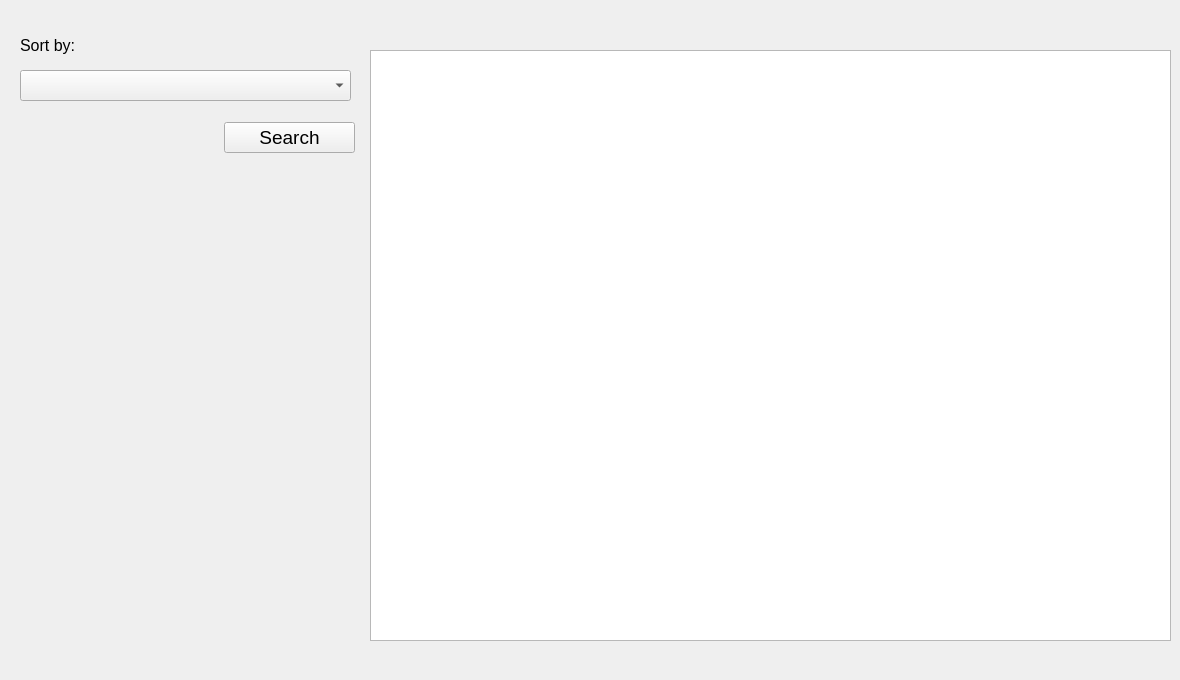
            <widget class="QWidget" name="DisplayListsTab">
             <attribute name="title">
              <string>Display Lists</string>
             </attribute>
             <widget class="QPushButton" name="pushButton_2">
              <property name="geometry">
               <rect>
                <x>224</x>
                <y>122</y>
                <width>131</width>
                <height>31</height>
               </rect>
              </property>
              <property name="font">
               <font>
                <pointsize>14</pointsize>
               </font>
              </property>
              <property name="text">
               <string>Search</string>
              </property>
             </widget>
             <widget class="QComboBox" name="comboBox">
              <property name="geometry">
               <rect>
                <x>20</x>
                <y>70</y>
                <width>331</width>
                <height>31</height>
               </rect>
              </property>
              <property name="font">
               <font>
                <pointsize>10</pointsize>
               </font>
              </property>
             </widget>
             <widget class="QTableView" name="displayInfo">
              <property name="geometry">
               <rect>
                <x>370</x>
                <y>50</y>
                <width>801</width>
                <height>591</height>
               </rect>
              </property>
             </widget>
             <widget class="QLabel" name="calc_label">
              <property name="geometry">
               <rect>
                <x>410</x>
                <y>649</y>
                <width>411</width>
                <height>21</height>
               </rect>
              </property>
              <property name="font">
               <font>
                <pointsize>18</pointsize>
               </font>
              </property>
              <property name="layoutDirection">
               <enum>Qt::LeftToRight</enum>
              </property>
              <property name="text">
               <string/>
              </property>
              <property name="alignment">
               <set>Qt::AlignRight|Qt::AlignTrailing|Qt::AlignVCenter</set>
              </property>
             </widget>
             <widget class="QLabel" name="calc_label_2">
              <property name="geometry">
               <rect>
                <x>860</x>
                <y>650</y>
                <width>101</width>
                <height>21</height>
               </rect>
              </property>
              <property name="font">
               <font>
                <pointsize>18</pointsize>
               </font>
              </property>
              <property name="text">
               <string/>
              </property>
             </widget>
             <widget class="QLabel" name="calc_label_3">
              <property name="geometry">
               <rect>
                <x>970</x>
                <y>650</y>
                <width>161</width>
                <height>20</height>
               </rect>
              </property>
              <property name="font">
               <font>
                <pointsize>18</pointsize>
               </font>
              </property>
              <property name="text">
               <string/>
              </property>
             </widget>
             <widget class="QLabel" name="label">
              <property name="geometry">
               <rect>
                <x>20</x>
                <y>30</y>
                <width>91</width>
                <height>31</height>
               </rect>
              </property>
              <property name="font">
               <font>
                <pointsize>12</pointsize>
               </font>
              </property>
              <property name="text">
               <string>Sort by:</string>
              </property>
             </widget>
            </widget>
